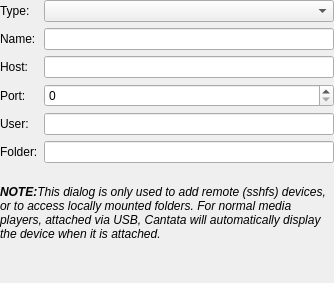
<?xml version="1.0" encoding="UTF-8"?>
<ui version="4.0">
 <class>RemoteDevicePropertiesWidget</class>
 <widget class="QWidget" name="RemoteDevicePropertiesWidget">
  <property name="geometry">
   <rect>
    <x>0</x>
    <y>0</y>
    <width>334</width>
    <height>271</height>
   </rect>
  </property>
  <layout class="QVBoxLayout" name="verticalLayout">
   <property name="margin">
    <number>0</number>
   </property>
   <item>
    <layout class="QFormLayout" name="formLayout">
     <item row="0" column="0">
      <widget class="QLabel" name="typeLabel">
       <property name="text">
        <string>Type:</string>
       </property>
      </widget>
     </item>
     <item row="0" column="1">
      <widget class="QComboBox" name="type"/>
     </item>
     <item row="1" column="0">
      <widget class="QLabel" name="nameLabel">
       <property name="text">
        <string>Name:</string>
       </property>
       <property name="buddy">
        <cstring>name</cstring>
       </property>
      </widget>
     </item>
     <item row="1" column="1">
      <widget class="LineEdit" name="name"/>
     </item>
     <item row="2" column="0">
      <widget class="QLabel" name="hostLabel">
       <property name="text">
        <string>Host:</string>
       </property>
       <property name="buddy">
        <cstring>host</cstring>
       </property>
      </widget>
     </item>
     <item row="2" column="1">
      <widget class="LineEdit" name="host"/>
     </item>
     <item row="3" column="0">
      <widget class="QLabel" name="portLabel">
       <property name="text">
        <string>Port:</string>
       </property>
       <property name="buddy">
        <cstring>port</cstring>
       </property>
      </widget>
     </item>
     <item row="3" column="1">
      <widget class="QSpinBox" name="port">
       <property name="maximum">
        <number>65535</number>
       </property>
      </widget>
     </item>
     <item row="4" column="0">
      <widget class="QLabel" name="userLabel">
       <property name="text">
        <string>User:</string>
       </property>
       <property name="buddy">
        <cstring>user</cstring>
       </property>
      </widget>
     </item>
     <item row="4" column="1">
      <widget class="LineEdit" name="user"/>
     </item>
     <item row="5" column="0">
      <widget class="QLabel" name="folderLabel">
       <property name="text">
        <string>Folder:</string>
       </property>
       <property name="buddy">
        <cstring>folder</cstring>
       </property>
      </widget>
     </item>
     <item row="5" column="1">
      <widget class="DirRequester" name="folder"/>
     </item>
    </layout>
   </item>
   <item>
    <spacer name="verticalSpacer">
     <property name="orientation">
      <enum>Qt::Vertical</enum>
     </property>
     <property name="sizeType">
      <enum>QSizePolicy::Fixed</enum>
     </property>
     <property name="sizeHint" stdset="0">
      <size>
       <width>20</width>
       <height>16</height>
      </size>
     </property>
    </spacer>
   </item>
   <item>
    <widget class="QLabel" name="infoLabel">
     <property name="sizePolicy">
      <sizepolicy hsizetype="Preferred" vsizetype="MinimumExpanding">
       <horstretch>0</horstretch>
       <verstretch>0</verstretch>
      </sizepolicy>
     </property>
     <property name="text">
      <string>&lt;i&gt;&lt;b&gt;NOTE:&lt;/b&gt;This dialog is only used to add remote (sshfs) devices, or to access locally mounted folders. For normal media players, attached via USB, Cantata will automatically display the device when it is attached.&lt;/i&gt;</string>
     </property>
     <property name="alignment">
      <set>Qt::AlignLeading|Qt::AlignLeft|Qt::AlignTop</set>
     </property>
     <property name="wordWrap">
      <bool>true</bool>
     </property>
    </widget>
   </item>
  </layout>
 </widget>
 <customwidgets>
  <customwidget>
   <class>LineEdit</class>
   <extends>QLineEdit</extends>
   <header>lineedit.h</header>
  </customwidget>
  <customwidget>
   <class>DirRequester</class>
   <extends>QLineEdit</extends>
   <header>dirrequester.h</header>
  </customwidget>
 </customwidgets>
 <tabstops>
  <tabstop>type</tabstop>
  <tabstop>name</tabstop>
  <tabstop>host</tabstop>
  <tabstop>port</tabstop>
  <tabstop>user</tabstop>
  <tabstop>folder</tabstop>
 </tabstops>
 <resources/>
 <connections/>
</ui>
